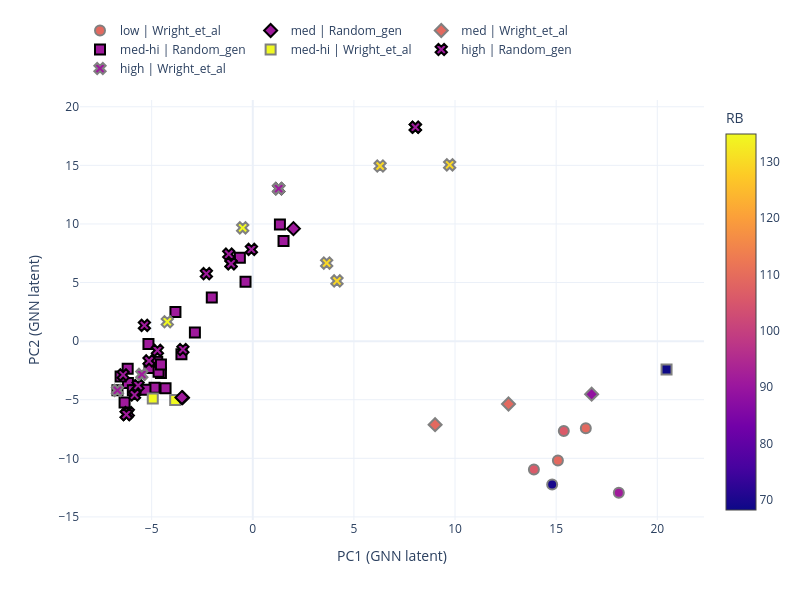

Write notebook code for a chart like this one.
### Code cell
pca_plot_cont(plot_df_ss, 'MB', model_name, save_name=save_name+"_ss", save=save)

### Figure 1 — Plotly figure (JSON) as saved in the notebook; plotly's stock layout.template omitted (floating-point values rounded to 4 significant figures; data arrays with more than 128 entries replaced by an {"elided": "..."} marker saying what was removed)
{"data": [{"customdata": {"elided": "67x7 mixed values"}, "hovertemplate": "Comp: %{customdata[0]}<br>RA: %{customdata[1]}<br>RB: %{customdata[2]}<br>MA: %{customdata[3]}<br>MB: %{customdata[4]}<br>Entropy_conf: %{customdata[5]}<br>TC: %{customdata[6]}", "legendrank": 3, "marker": {"cmax": 134.9, "cmin": 68.27, "color": [91.22, 91.22, 91.22, 91.22, 91.22, 91.22, 91.22, 91.22, 91.22, 91.22, 91.22, 91.22, 91.22, 91.22, 91.22, 91.22, 91.22, 91.22, 91.22, 91.22, 91.22, 91.22, 91.22, 91.22], "colorbar": {"title": {"text": "RB"}}, "colorscale": [[0, "#0d0887"], [0.1111, "#46039f"], [0.2222, "#7201a8"], [0.3333, "#9c179e"], [0.4444, "#bd3786"], [0.5556, "#d8576b"], [0.6667, "#ed7953"], [0.7778, "#fb9f3a"], [0.8889, "#fdca26"], [1, "#f0f921"]], "line": {"color": "black", "width": 2}, "size": 10, "symbol": "square"}, "mode": "markers", "name": "med-hi | Random_gen", "showlegend": true, "type": "scatter", "x": [-6.692, -6.174, -5.812, -6.536, 1.52, -0.6386, -4.725, -6.339, -2.027, -4.541, -3.527, -3.824, -0.3587, 1.342, -4.858, -5.158, -6.185, -5.93, -5.107, -2.862, -4.313, -4.659, -4.54, -5.306], "y": [-4.198, -3.572, -4.165, -3.028, 8.555, 7.109, -1.764, -5.237, 3.722, -2.725, -1.123, 2.492, 5.073, 9.949, -3.98, -0.2341, -2.35, -4.196, -2.296, 0.7473, -4.023, -2.62, -1.984, -4.142]}, {"customdata": {"elided": "67x7 mixed values"}, "hovertemplate": "Comp: %{customdata[0]}<br>RA: %{customdata[1]}<br>RB: %{customdata[2]}<br>MA: %{customdata[3]}<br>MB: %{customdata[4]}<br>Entropy_conf: %{customdata[5]}<br>TC: %{customdata[6]}", "legendrank": 3, "marker": {"cmax": 134.9, "cmin": 68.27, "color": [134.9, 68.27, 134.9], "colorscale": [[0, "#0d0887"], [0.1111, "#46039f"], [0.2222, "#7201a8"], [0.3333, "#9c179e"], [0.4444, "#bd3786"], [0.5556, "#d8576b"], [0.6667, "#ed7953"], [0.7778, "#fb9f3a"], [0.8889, "#fdca26"], [1, "#f0f921"]], "line": {"color": "gray", "width": 2}, "size": 10, "symbol": "square"}, "mode": "markers", "name": "med-hi | Wright_et_al", "showlegend": true, "type": "scatter", "x": [-3.838, 20.46, -4.945], "y": [-5.031, -2.414, -4.9]}, {"customdata": {"elided": "67x7 mixed values"}, "hovertemplate": "Comp: %{customdata[0]}<br>RA: %{customdata[1]}<br>RB: %{customdata[2]}<br>MA: %{customdata[3]}<br>MB: %{customdata[4]}<br>Entropy_conf: %{customdata[5]}<br>TC: %{customdata[6]}", "legendrank": 4, "marker": {"cmax": 134.9, "cmin": 68.27, "color": [91.22, 91.22, 91.22, 91.22, 91.22, 91.22, 91.22, 91.22, 91.22, 91.22, 91.22, 91.22, 91.22, 91.22, 91.22, 91.22, 91.22, 91.22, 91.22], "colorscale": [[0, "#0d0887"], [0.1111, "#46039f"], [0.2222, "#7201a8"], [0.3333, "#9c179e"], [0.4444, "#bd3786"], [0.5556, "#d8576b"], [0.6667, "#ed7953"], [0.7778, "#fb9f3a"], [0.8889, "#fdca26"], [1, "#f0f921"]], "line": {"color": "black", "width": 2}, "size": 10, "symbol": "x"}, "mode": "markers", "name": "high | Random_gen", "showlegend": true, "type": "scatter", "x": [-4.715, -1.074, -6.155, -0.06797, -6.249, -1.074, -6.249, -2.295, 1.279, -6.249, -6.409, -1.187, -5.847, -5.13, 8.038, -3.455, -5.67, 8.038, -5.359], "y": [-0.7929, 6.605, -6.105, 7.827, -6.263, 6.605, -6.263, 5.757, 13.01, -6.263, -2.877, 7.42, -4.592, -1.688, 18.25, -0.7116, -3.781, 18.25, 1.344]}, {"customdata": {"elided": "67x7 mixed values"}, "hovertemplate": "Comp: %{customdata[0]}<br>RA: %{customdata[1]}<br>RB: %{customdata[2]}<br>MA: %{customdata[3]}<br>MB: %{customdata[4]}<br>Entropy_conf: %{customdata[5]}<br>TC: %{customdata[6]}", "legendrank": 4, "marker": {"cmax": 134.9, "cmin": 68.27, "color": [91.22, 91.22, 134.9, 129.5, 129.5, 134.9, 129.5, 91.22, 129.5], "colorscale": [[0, "#0d0887"], [0.1111, "#46039f"], [0.2222, "#7201a8"], [0.3333, "#9c179e"], [0.4444, "#bd3786"], [0.5556, "#d8576b"], [0.6667, "#ed7953"], [0.7778, "#fb9f3a"], [0.8889, "#fdca26"], [1, "#f0f921"]], "line": {"color": "gray", "width": 2}, "size": 10, "symbol": "x"}, "mode": "markers", "name": "high | Wright_et_al", "showlegend": true, "type": "scatter", "x": [1.279, -6.692, -0.4999, 6.295, 9.734, -4.226, 4.163, -5.487, 3.653], "y": [13.01, -4.198, 9.667, 14.94, 15.04, 1.656, 5.138, -2.841, 6.662]}, {"customdata": {"elided": "67x7 mixed values"}, "hovertemplate": "Comp: %{customdata[0]}<br>RA: %{customdata[1]}<br>RB: %{customdata[2]}<br>MA: %{customdata[3]}<br>MB: %{customdata[4]}<br>Entropy_conf: %{customdata[5]}<br>TC: %{customdata[6]}", "legendrank": 2, "marker": {"cmax": 134.9, "cmin": 68.27, "color": [91.22, 91.22, 91.22], "colorscale": [[0, "#0d0887"], [0.1111, "#46039f"], [0.2222, "#7201a8"], [0.3333, "#9c179e"], [0.4444, "#bd3786"], [0.5556, "#d8576b"], [0.6667, "#ed7953"], [0.7778, "#fb9f3a"], [0.8889, "#fdca26"], [1, "#f0f921"]], "line": {"color": "black", "width": 2}, "size": 10, "symbol": "diamond"}, "mode": "markers", "name": "med | Random_gen", "showlegend": true, "type": "scatter", "x": [-3.473, -3.503, 2.011], "y": [-4.827, -4.816, 9.6]}, {"customdata": {"elided": "67x7 mixed values"}, "hovertemplate": "Comp: %{customdata[0]}<br>RA: %{customdata[1]}<br>RB: %{customdata[2]}<br>MA: %{customdata[3]}<br>MB: %{customdata[4]}<br>Entropy_conf: %{customdata[5]}<br>TC: %{customdata[6]}", "legendrank": 2, "marker": {"cmax": 134.9, "cmin": 68.27, "color": [109.1, 109.1, 88.67], "colorscale": [[0, "#0d0887"], [0.1111, "#46039f"], [0.2222, "#7201a8"], [0.3333, "#9c179e"], [0.4444, "#bd3786"], [0.5556, "#d8576b"], [0.6667, "#ed7953"], [0.7778, "#fb9f3a"], [0.8889, "#fdca26"], [1, "#f0f921"]], "line": {"color": "gray", "width": 2}, "size": 10, "symbol": "diamond"}, "mode": "markers", "name": "med | Wright_et_al", "showlegend": true, "type": "scatter", "x": [9.014, 12.64, 16.76], "y": [-7.131, -5.362, -4.528]}, {"customdata": {"elided": "67x7 mixed values"}, "hovertemplate": "Comp: %{customdata[0]}<br>RA: %{customdata[1]}<br>RB: %{customdata[2]}<br>MA: %{customdata[3]}<br>MB: %{customdata[4]}<br>Entropy_conf: %{customdata[5]}<br>TC: %{customdata[6]}", "legendrank": 1, "marker": {"cmax": 134.9, "cmin": 68.27, "color": [109.1, 105.9, 105.9, 109.1, 91.36, 69.55], "colorscale": [[0, "#0d0887"], [0.1111, "#46039f"], [0.2222, "#7201a8"], [0.3333, "#9c179e"], [0.4444, "#bd3786"], [0.5556, "#d8576b"], [0.6667, "#ed7953"], [0.7778, "#fb9f3a"], [0.8889, "#fdca26"], [1, "#f0f921"]], "line": {"color": "gray", "width": 2}, "size": 10, "symbol": "circle"}, "mode": "markers", "name": "low | Wright_et_al", "showlegend": true, "type": "scatter", "x": [16.47, 13.9, 15.38, 15.09, 18.1, 14.8], "y": [-7.435, -10.96, -7.677, -10.18, -12.94, -12.23]}], "layout": {"height": 600, "legend": {"orientation": "h", "y": 1.2}, "width": 800, "xaxis": {"title": {"text": "PC1 (GNN latent)"}}, "yaxis": {"title": {"text": "PC2 (GNN latent)"}}}}
